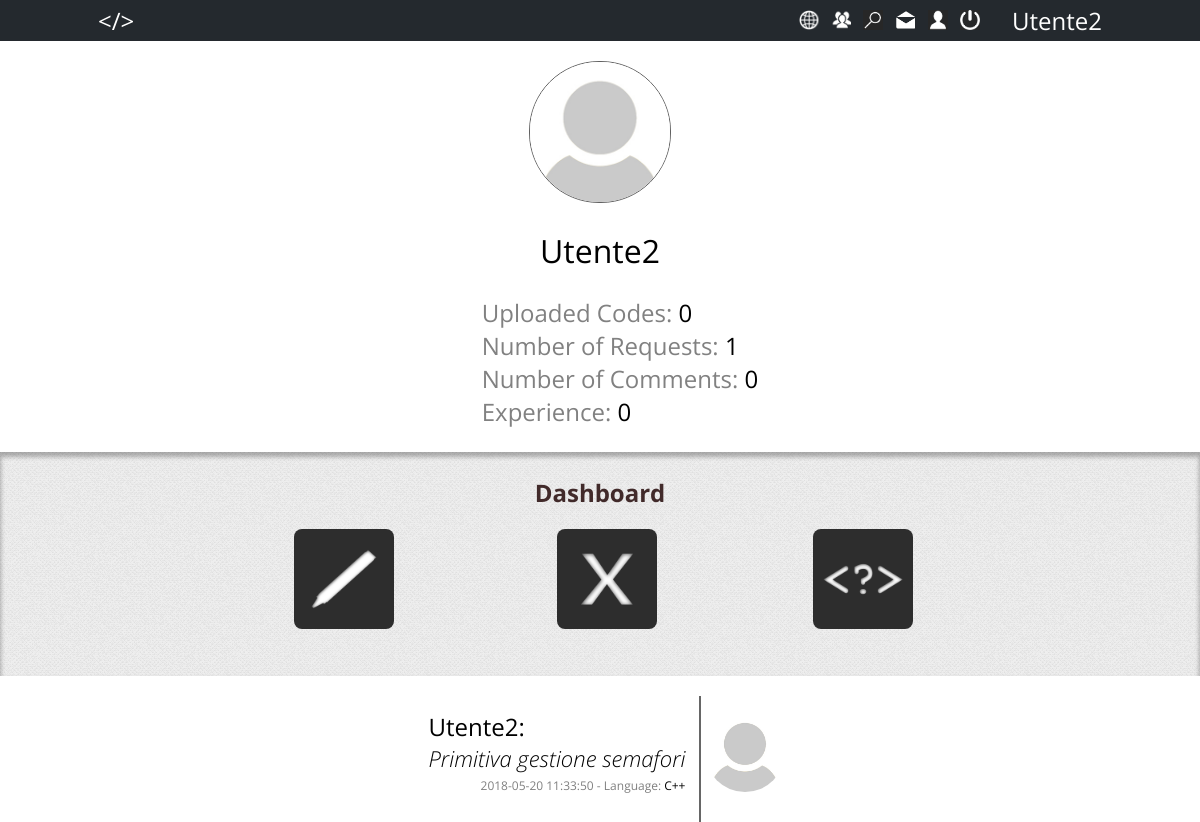
/php/personal_profile.php (signed in), run on the app's committed database.
### tables this page shows
CREATE TABLE `utente` (
  `ID` int(11) NOT NULL AUTO_INCREMENT,
  `Email` varchar(100) NOT NULL,
  `Username` varchar(100) NOT NULL,
  `Nome` varchar(100) NOT NULL,
  `Cognome` varchar(100) NOT NULL,
  `Password` varchar(100) NOT NULL,
  `Amministratore` tinyint(1) NOT NULL DEFAULT '0',
  `Esperienza` int(11) NOT NULL DEFAULT '0',
  `Image` tinyint(1) NOT NULL DEFAULT '0',
  PRIMARY KEY (`ID`),
  UNIQUE KEY `Username` (`Username`),
  UNIQUE KEY `Email` (`Email`)
);

CREATE TABLE `richiesta` (
  `ID` int(11) NOT NULL AUTO_INCREMENT,
  `Istante` timestamp NOT NULL DEFAULT CURRENT_TIMESTAMP,
  `Titolo` varchar(130) NOT NULL,
  `Descrizione` text NOT NULL,
  `Linguaggio` varchar(100) NOT NULL,
  `Visibilita` tinyint(1) NOT NULL,
  `Autore` int(11) NOT NULL,
  PRIMARY KEY (`ID`),
  KEY `richiesta_ibfk_1` (`Autore`),
  CONSTRAINT `richiesta_ibfk_1` FOREIGN KEY (`Autore`) REFERENCES `utente` (`ID`) ON DELETE NO ACTION
);

### php/utils/managerDB.php (called while the page is built, shortened)
<?php
require UTILS_DIR.'configurationDB.php';
$dbmanager = new DBManager();
class DBManager {
		private $connection = null;
    	function openConnection(){
    		if (!$this->isOpened()){
    			global $host;
    			global $username;
    			global $password;
    			global $dbName;
    			$this->connection = new mysqli($host, $username, $password);
				$this->connection->select_db($dbName) or
					die ('Non posso usare il database selezionato: ' . mysqli_error());
			}
    	}
    	function isOpened(){
       		return ($this->connection != null);
    	}
		function performQuery($queryText) {
			return $this->connection->query($queryText);
		}
		function sqlInjectionFilter($parameter){
			if ($parameter == null)
				return null;
			return $this->connection->real_escape_string($parameter);
		}
		function closeConnection(){
			$this->connection = null;
		}
	}
?>

### php/utils/configurationDB.php (called while the page is built)
<?php
	$host = 'localhost';
	$username = 'root';
	$password = '';
	$dbName = 'codeportal';
?>

### php/utils/informationUtil.php (called while the page is built, shortened)
<?php
require UTILS_DIR.'managerDB.php';
function getNumOfCodes($id) {
	global $dbmanager;
	$id = $dbmanager->sqlInjectionFilter($id);
	$query = 'SELECT count(ID) AS Num '.
		     'FROM risposta '.
		     'WHERE Autore='.$id;
	$result = $dbmanager->performQuery($query);
	return $result->fetch_assoc()['Num'];
}
function getNumOfRequests($id) {
	global $dbmanager;
	$id = $dbmanager->sqlInjectionFilter($id);
	$query = 'SELECT count(ID) AS Num '.
			 'FROM richiesta '.
			 'WHERE Autore='.$id;
	$result = $dbmanager->performQuery($query);
	return $result->fetch_assoc()['Num'];
}
function getNumOfComments($id) {
	global $dbmanager;
	$id = $dbmanager->sqlInjectionFilter($id);
	$query = 'SELECT count(ID) AS Num '.
		     'FROM commento '.
		     'WHERE Autore='.$id;
	$result = $dbmanager->performQuery($query);
	return $result->fetch_assoc()['Num'];
}
function getExperience($id) {
	global $dbmanager;
	$id = $dbmanager->sqlInjectionFilter($id);
	$query = 'SELECT Esperienza '.
			 'FROM utente '.
			 'WHERE ID='.$id;
	$result = $dbmanager->performQuery($query);
	return $result->fetch_assoc()['Esperienza'];
}
function id2Pic($id) {
	global $dbmanager;
	$id = $dbmanager->sqlInjectionFilter($id);
	$query = 'SELECT U.Image '.
			 'FROM utente U '.
			 'WHERE U.ID='.$id;
	$result = $dbmanager->performQuery($query);
	return $result;
}
function getRequestsLike($title, $author, $language) {
	global $dbmanager;
	$title = $dbmanager->sqlInjectionFilter($title);
	$author = $dbmanager->sqlInjectionFilter($author);
	$language = $dbmanager->sqlInjectionFilter($language);
	$query = 'SELECT R.*, U.ID AS UserID, U.Amministratore, U.Username AS UsernameAutore, '.
				'IFNULL(DT.NumRisposte, 0) AS NumRisposte '.
			 'FROM (richiesta R INNER JOIN utente U ON U.ID=R.Autore) '.
			 	' LEFT OUTER JOIN ( '.
			 		'SELECT R2.ID, count(*) AS NumRisposte '.
			 		'FROM richiesta R2 INNER JOIN risposta RA ON RA.Richiesta = R2.ID '.
			 		'GROUP BY R2.ID '.
			 	' ) DT ON DT.ID=R.ID '.
			 'WHERE '.
			 		(($title!=null)? ' R.Titolo LIKE "%'.$title.'%" AND ' : '' ).
			 		(($author!=null)? ' U.Username LIKE "%'.$author.'%" AND ' : '' ).
			 		(($language!=null)? ' R.Linguaggio LIKE "%'.$language.'%" AND ' : '' ).
			 		' 1 '.
			 'ORDER BY R.Istante DESC';
	$result = $dbmanager->performQuery($query);
	return $result;
}
?>

### php/layout/dataWrapper.php (the view, shortened to what this page needs)
<?php
include_once UTILS_DIR.'profilePicUtil.php';
function wrapRequests($data) {
	while ($row = $data->fetch_assoc()) {
		$img = getPic($row['UserID']);
		echo "<div id='".$row["ID"]."' class='post_container'>".
			 "<div class='post'>".
			 "<span class='author ".($row['Amministratore']?"admin":"")."'>".$row["UsernameAutore"].":</span><br>".
			 "<span class='description'>".$row["Titolo"]."</span><br>".
			 "<div style='text-align: right;'>".
			 "<span class='details'>".$row["Istante"]." - Language: </span>".
			 "<span class='details' style='color: black;'>".$row["Linguaggio"]."</span>".
			 "</div>".
			 "</div><div class='post_picture'>".
			 	$img.
			 "</div></div>".
			 "<div class='clear'></div>\n".
			 "<script>\n".
			 	"var x_container = document.getElementById('".$row['ID']."');\n".
			 	"x_container.addEventListener('click',function(){\n".
			 		"window.location = './view.php?id=".$row["ID"]."';\n".
			 	"});\n".
			 "</script>";
	}
}
?>

### php/utils/profilePicUtil.php (shortened to what this page needs)
<?php
	function getPic($id) {
		$default_pic = '<img src="./../images/user-default.jpeg" alt="Profile Pic">';
		$type = id2Pic($id);
		$type = $type->fetch_assoc();
		if (!$type['Image']) {
			return $default_pic;
		}
		return '<img src="./../uploads/'.hash('sha256', $id).'" alt="Profile Pic" >';
	}
?>

### php/layout/profile_stats.php
<div class="statistics">
	<ul>
		<li>Uploaded Codes: <span><?php echo getNumOfCodes($target_id); ?></span></li>
		<li>Number of Requests: <span><?php echo getNumOfRequests($target_id); ?></span></li>
		<li>Number of Comments: <span><?php echo getNumOfComments($target_id); ?></span></li>
		<li>Experience: <span><?php echo getExperience($target_id); ?></span></li>
	</ul>
</div>

### style/profile.css (style rules this page uses)
html, body { margin: 0; padding: 0; font-family: 'Open Sans', sans-serif; }
body div { text-align: center; }
.profile_pic img { width: 140px; height: 140px; border-radius: 70px; border: thin solid #616161; }
.statistics ul { list-style-type: none; color: #818181; }
.statistics span { color: black; }
.statistics { text-align: left; display: block; font-size: 24px; }

### style/page.css (style rules this page uses)
html { margin: 0; padding: 0; }
body { margin: 0; padding: 0; font-family: 'Open Sans', sans-serif; }
.post_container { float: right; cursor: pointer; overflow: hidden; }
.post_picture { display: inline-block; position: relative; top: 16px; margin-left: 4px; }
.post_picture img { width: 80px; height: 80px; border-radius: 40px; }
.post { display: inline-block; padding: 14px; margin-bottom: 4px; min-height: 100px; border-right: 2px solid #666666; text-align: left; float: left; }
.author { font-style: bold; font-weight: 400; font-size: 24px; }
.description { font-style: italic; font-size: 22px; font-weight: 300; }
.details { font-size: 12px; color: gray; }

### data on the page
utente: Esperienza "0"
richiesta: Autore.Username "Utente2", Titolo "Primitiva gestione semafori", Istante "2018-05-20 11:33:50", Linguaggio "C++"

### other printed values
$_SESSION['username'] "Utente2"
getNumOfCodes($target_id) "0"
getNumOfRequests($target_id) "1"
getNumOfComments($target_id) "0"
